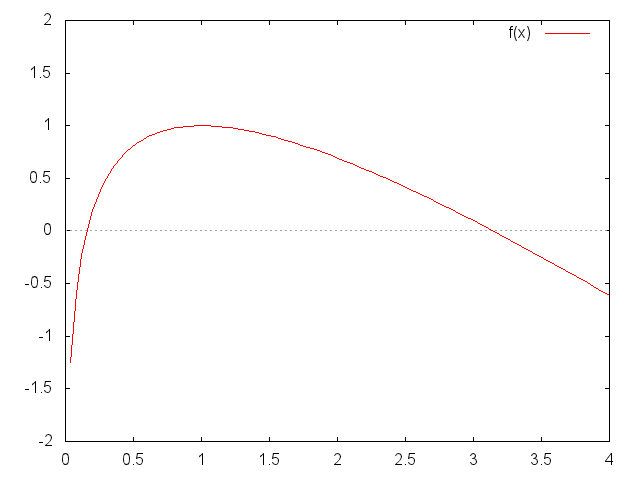

Source code (gnuplot):
#set term png
#set output "lnxmxp2.png"
set xrange [0:4]
set yrange [-2:2]
set zeroaxis
plot 0 ls 0 notitle ,log(x)-x+2 title "f(x)" 
